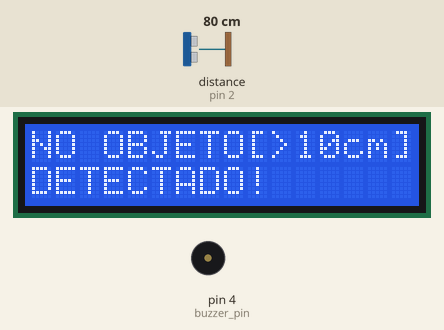
A sketch run on a simulated Arduino Uno, built with avr-gcc and run on an emulated ATmega328P. Parts: 16×2 character LCD, buzzer (waves = sounding, pin HIGH). Wiring (inferred from the names in the program): ultrasonic range finder: trigger pin 3; echo pin 2. Inputs (shaded band) come from the test bench; at power-on: distance to the obstacle (sensor on pin 2) 80 cm. The echo pulse lasts 58.3 µs per cm; pins used as bus, display or sensor lines are not drawn.

Above: at 1.2 s.
1.3 s: distance to the obstacle (sensor on pin 2) set to 12 cm
5.4 s: distance to the obstacle (sensor on pin 2) set to 9 cm
At 6.9 s:
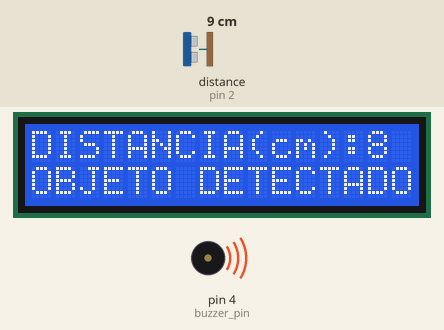
9.5 s: distance to the obstacle (sensor on pin 2) set to 18 cm
At 10.9 s:
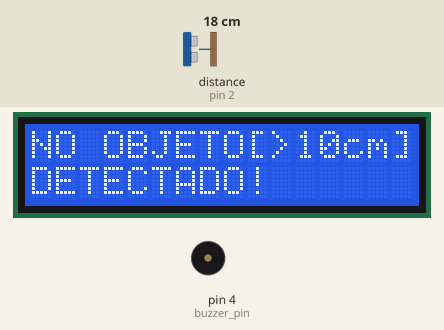
Timing chart, 0 to 12.5 s (numbered marks = the images above; inputs shaded):
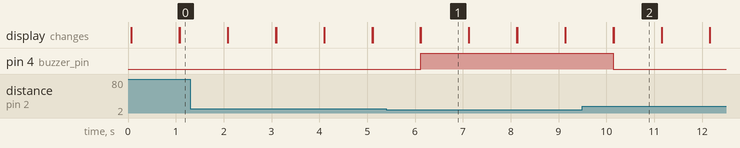

The sketch:

LCD-Ultrasonidos-Buzzer.ino
```cpp
#include <LiquidCrystal.h>
const int trig_pin = 3;
const int echo_pin = 2;
const int buzzer_pin = 4;

int distance_cm;
long duration;

LiquidCrystal lcd(7, 8, 9, 10, 11, 12); // configuramos nuestro lcd de 16x2

void setup()
{
lcd.begin(16, 2);
lcd.setCursor(0, 0);
pinMode(trig_pin, OUTPUT);
pinMode(echo_pin, INPUT);
pinMode(buzzer_pin, OUTPUT);
}

void loop()
{
  digitalWrite(trig_pin, LOW);
  delayMicroseconds(2);
  digitalWrite(trig_pin, HIGH);
  delayMicroseconds(10);
  digitalWrite(trig_pin, LOW);
  duration = pulseIn(echo_pin, HIGH);
  distance_cm = (duration*0.034)/2.0;

  if (distance_cm >= 10 || distance_cm <= 0)
  {
  digitalWrite(buzzer_pin, LOW);
  lcd.setCursor(0, 0);
  lcd.print("NO OBJETO[>10cm]");
  lcd.setCursor(0, 1);
  lcd.print("DETECTADO!");
  delay(1000);
  lcd.clear();
  }
  else
  {
  digitalWrite(buzzer_pin, HIGH);
  lcd.setCursor(0, 0);
  lcd.print("DISTANCIA(cm):");
  lcd.print(distance_cm);
  lcd.setCursor(0, 1);
  lcd.print("OBJETO DETECTADO!");
  delay(1000);
  lcd.clear();
  }
}
```

Measured:
- the behaviour switches between 11 and 10 cm on distance to the obstacle (sensor on pin 2) (found by bisection; images 0 and 1)
- after the input at 5.4 s, pin 4 (buzzer_pin): LOW → HIGH after 0.71 s; the display: first differs from a run without the input after 0.72 s (image 1)
- after the input at 9.5 s, pin 4 (buzzer_pin): HIGH → LOW after 0.65 s; the display: first differs from a run without the input after 0.65 s (image 2)
- what the display in image 1 shows lasts 1.0 s, from 6.1 s to 7.1 s
